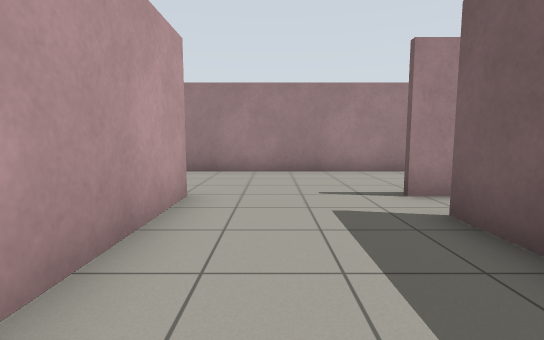
view 1 (above)

14 first-person views from a walk through a world built for the Gazebo simulator. The camera is 0.94 m above the floor, tilts 6° down and sees 85° across. The floor is counted in squares, 1 m on a side. Each view is taken from the middle of a square. On the plan, view 1 faces up. The plan holds only what a view shows up to about 11 squares ahead; the rest is blank.

view 2
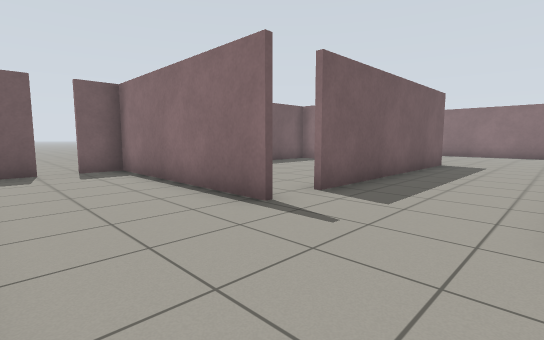

view 3
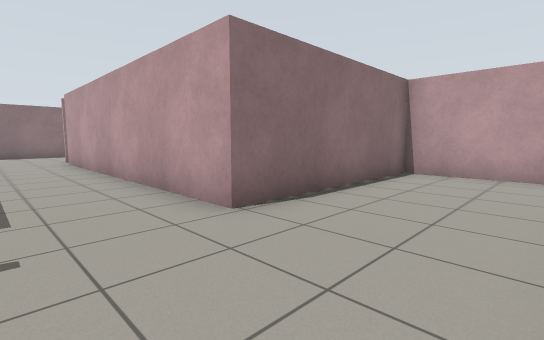

view 4
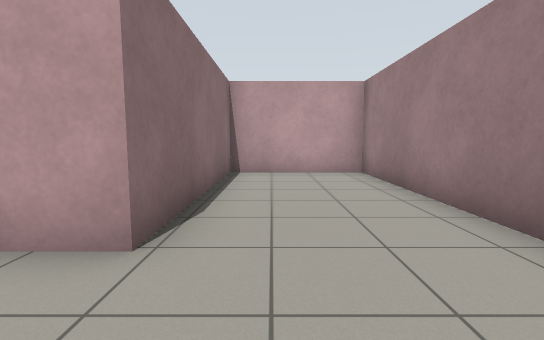

view 5
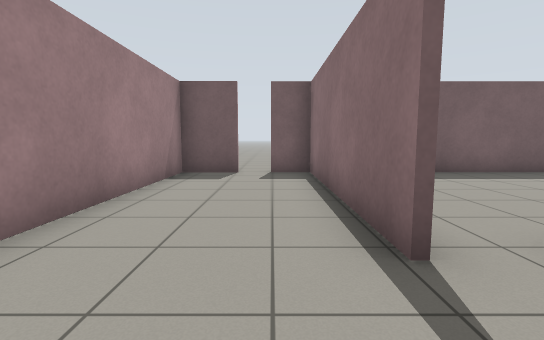

view 6
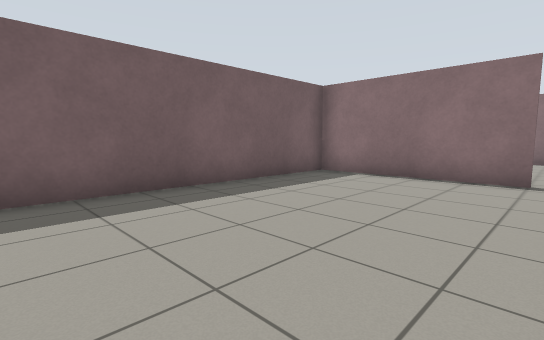

view 7
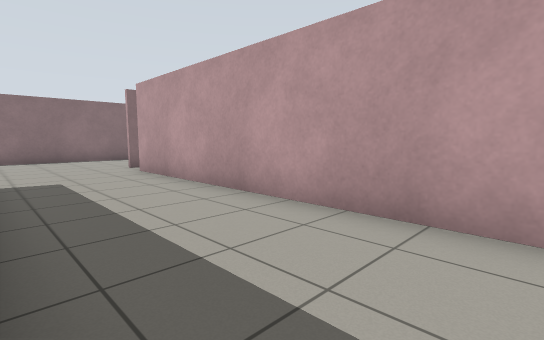

view 8
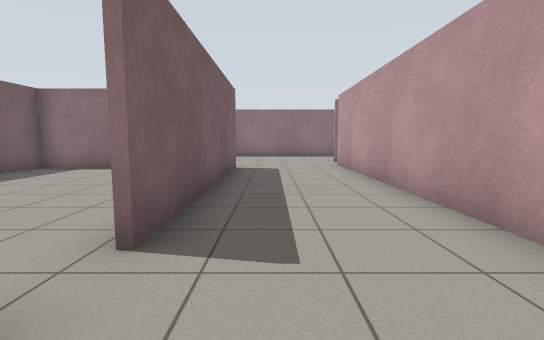

view 9
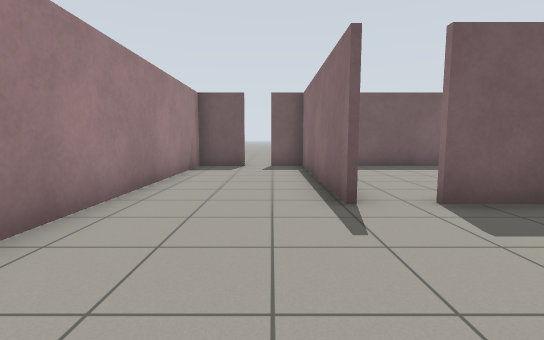

view 10
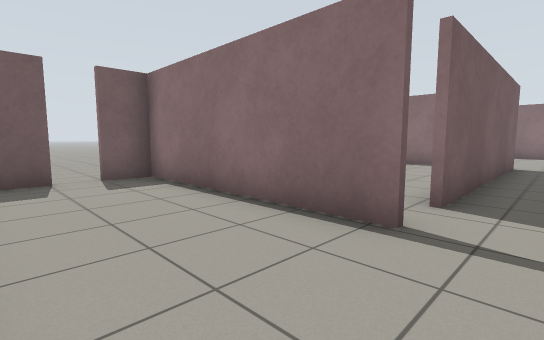

view 11
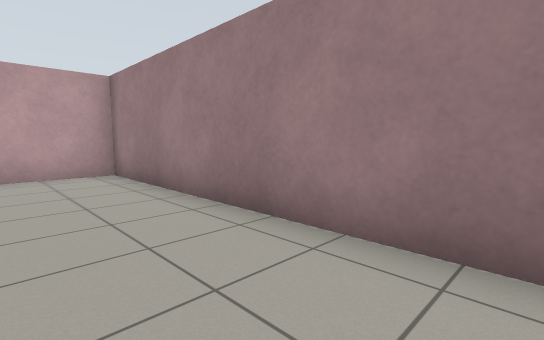

view 12
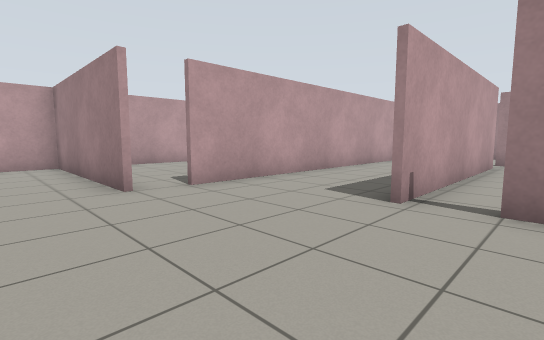

view 13
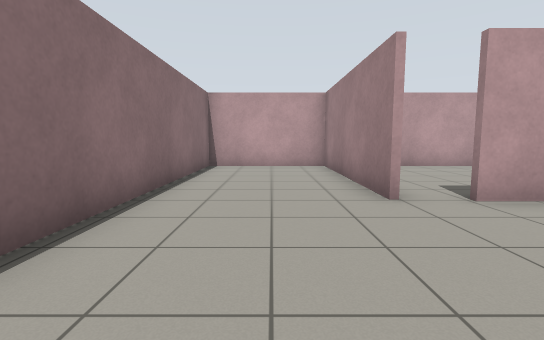

view 14
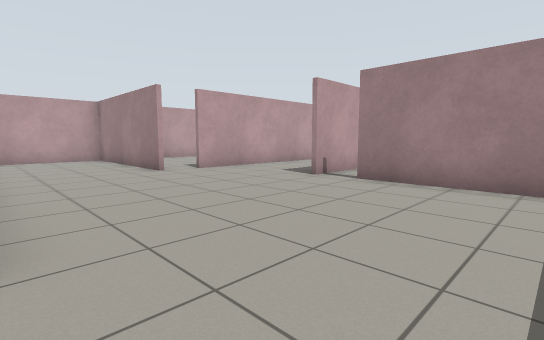

### Floor plan
Points are (right, up) in squares from view 1. A wall is a line through its corners. A room is listed if a view was taken in it or the views show most of it. See-through windows are left out.
Room 1 (views 1, 2, 3, 4, 5, 7, 8, 9, 10, 11)
walls: (2.1, 4.9) (8.3, 4.9) (8.3, 6.1); (3, 4.8) (2.1, 4.8); (8.3, 6.9) (8.3, 8.5) (-7.3, 8.5) (-7.3, 4.9) (-1.4, 4.9) (-1.4, -5); (2.2, -3.8) (2.2, 3.6)
ways out: opening at (2, 4) to room 2; opening at (0.5, -3.5) to room 3; gap at (8, 6.5)
Room 2 (view 6)
walls: (2.3, 3.6) (2.3, -3.8); (3.4, -3.5) (8.3, -3.5) (8.3, 3.9)
ways out: opening at (2, 4) to room 1; opening at (3, -3) to room 3
Room 3 (views 12, 13, 14)
walls: (-1.5, -6.2) (-7.3, -6.2) (-7.3, -10.2) (1.5, -10.2); (3.5, -10.2) (4, -10.2); (6.8, -3.6) (3.4, -3.6)
ways out: opening at (0.5, -3.5) to room 1; opening at (3, -3) to room 2

Where each view was taken, in squares from view 1:
view 1: 0 up, 0 right, facing up
view 2: 8 up, 1 left, facing down-right
view 3: 8 up, 1 right, facing down-left
view 4: 6 up, 1 right, facing left
view 5: 6 up, 0 right, facing right
view 6: 4 up, 3 right, facing down-right
view 7: 4 up, 2 right, facing down-left
view 8: 6 up, 1 right, facing down
view 9: 6 up, 2 left, facing right
view 10: 8 up, 1 right, facing down-right
view 11: 6 up, 1 right, facing up-left
view 12: 8 down, 4 right, facing up-left
view 13: 8 down, 3 right, facing left
view 14: 10 down, 7 right, facing up-left
